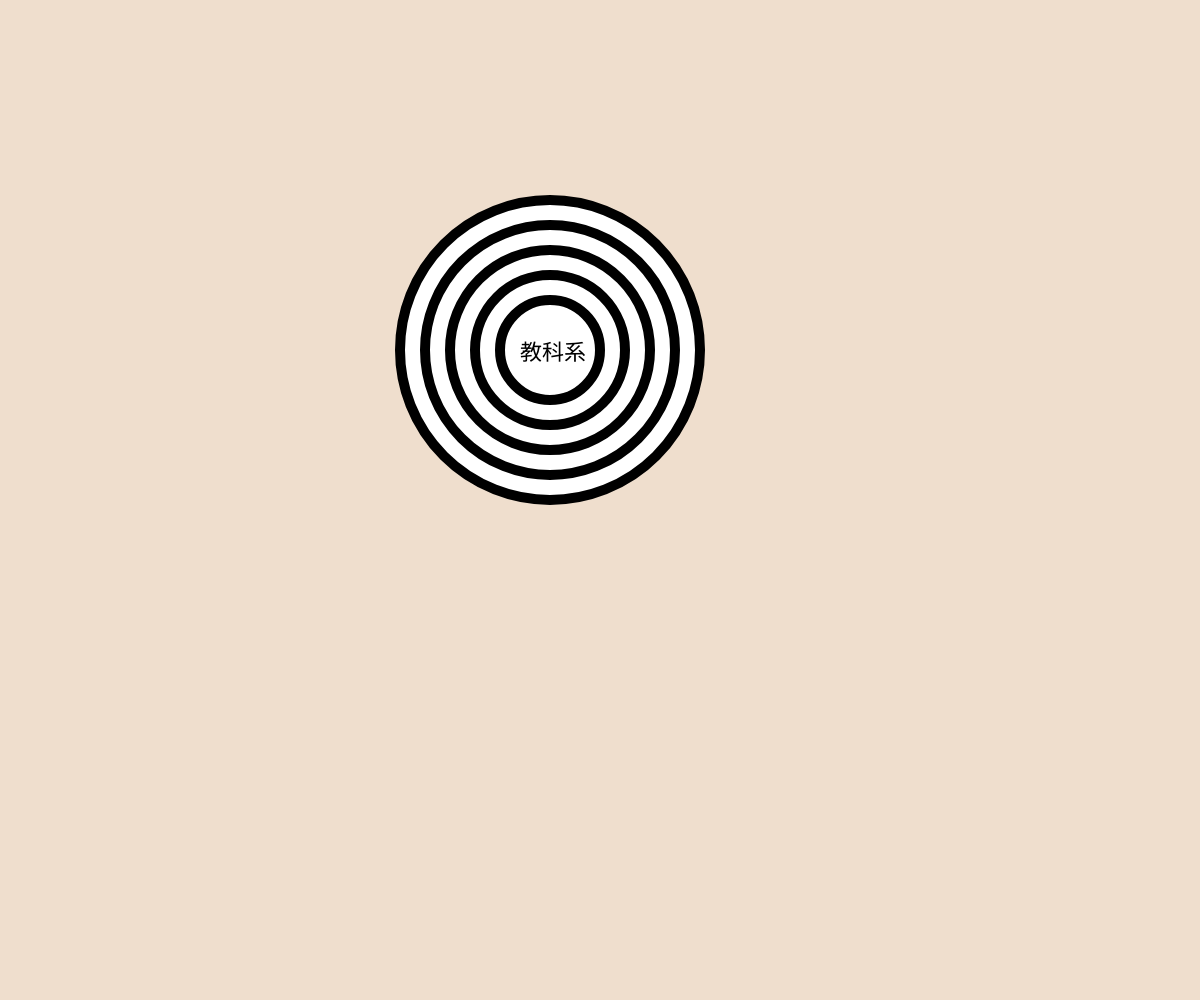
Frame 1 (no input)
Frame 60 (no input): identical to frame 1, image omitted
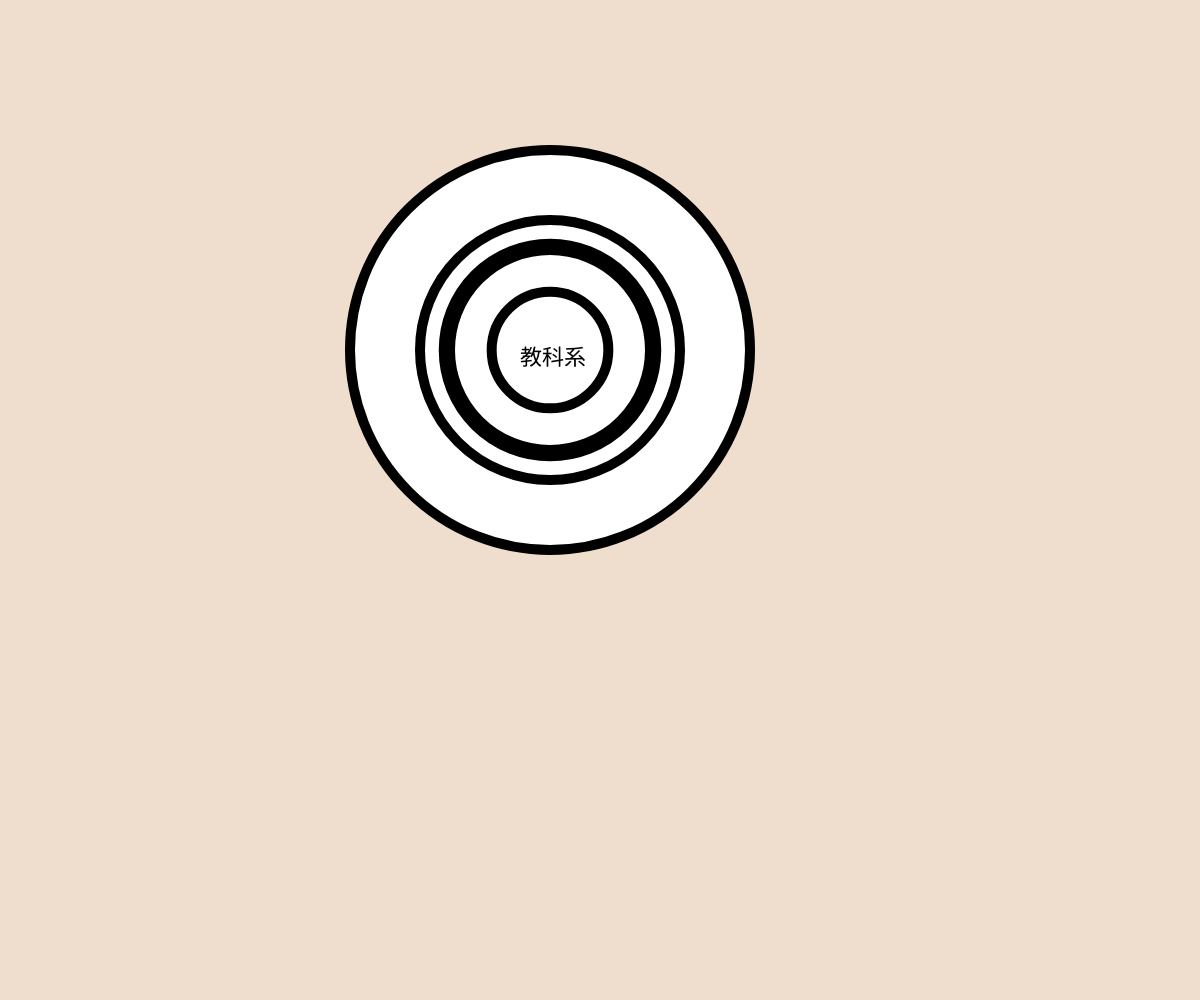
Frame 120 (the mouse pressed at the canvas centre since frame 60)

The p5.js sketch that drew these frames (run headless with seeded random() and noise() and a simulated clock; from frame 60 on, the mouse is pressed at the canvas centre):

// p5.js sketch
// ── sketch.js
function setup() {
  createCanvas(windowWidth, windowHeight); // 建立一個畫布
}

function draw() {
  colorMode(RGB) //顏色模式設定RGB
  background(239, 222, 205); //設定背景顏色(R:239,G:222,B:205)
  strokeWeight(10); //邊框線粗
  //roke(255, 204, 20);// 邊框顏色

// C1
//fill('rgba(27, 129, 62, 0.95)');
circle(550, 350, 300+mouseY/5); //在座標及大小後方加入+mouseY，使圖面可隨著滑鼠上下移動而產生放大縮小的互動。另外，後方/5藉由倍數大小調整圓圈放大縮小的幅度，即可創造如gif檔中一同放大縮小，但幅度卻不同的視覺效果

// C2
//fill('rgba(27, 129, 62, 0.95)');
circle(550, 350, 250+mouseY/50);

// C3
//fill('rgba(249, 191, 69, 0.95)');
circle(550, 350, 200+mouseY/40);

// C4
//fill('rgba(27, 129, 62, 0.95)');
circle(550, 350, 150+mouseY/10);

// C5
//fill('rgba(203, 64, 66, 0.95)');
circle(550, 350, 100+mouseY/30);

//加入文字
textSize(22)  //文字大小
//noStroke();
//fill(0, 102, 153);  //設定顏色
text("教科系",520,360+mouseY/100)  //顯示文字

}
